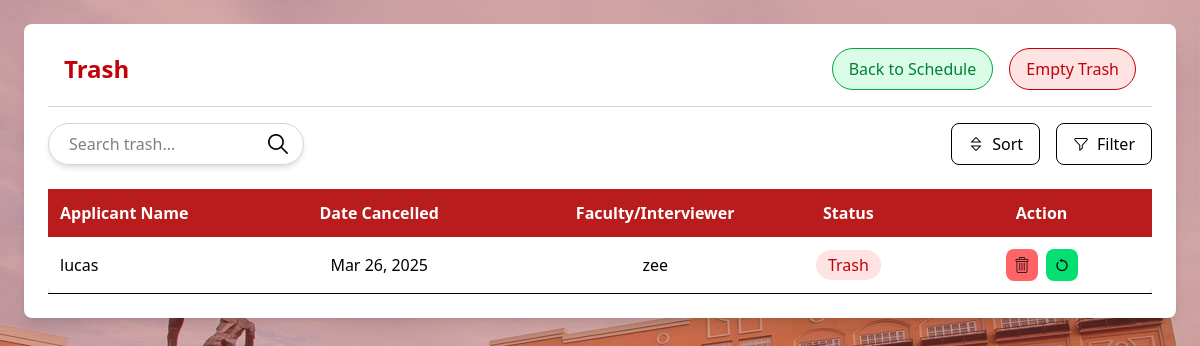
The app's page /trash.php with its own data.
### tables this page shows
CREATE TABLE `interviews` (
  `id` int(11) NOT NULL,
  `interviewer_id` int(11) NOT NULL,
  `applicant_id` int(11) NOT NULL,
  `scheduled_time` datetime NOT NULL,
  `status` enum('scheduled','cancelled','trash') DEFAULT 'scheduled',
  `program` int(11) NOT NULL,
  `created_at` timestamp NOT NULL DEFAULT current_timestamp(),
  `program_id` int(11) NOT NULL,
  `cancelled_date` date DEFAULT NULL,
  `meet_type` enum('Online','F2F') NOT NULL,
  `rating` int(11) NOT NULL,
  `feedback` varchar(255) NOT NULL DEFAULT 'Not Specified',
  `comments` varchar(250) NOT NULL
);

CREATE TABLE `applicants` (
  `id` int(11) NOT NULL,
  `name` varchar(100) NOT NULL,
  `email` varchar(100) NOT NULL,
  `program` varchar(255) NOT NULL
);

CREATE TABLE `interviewers` (
  `id` int(11) NOT NULL,
  `name` varchar(100) NOT NULL,
  `email` varchar(100) NOT NULL,
  `program_id` int(11) NOT NULL
);

### functions.php (called while the page is built, shortened)
<?php
function getInterviews($conn, $program = null, $status = 'scheduled', $search = '', $sort = 'date_desc') {
    $sql = "SELECT
                i.id,
                a.name AS applicant,
                p.name AS program,
                v.name AS interviewer,
                i.scheduled_time,
                i.status,
                i.cancelled_date
            FROM interviews i
            LEFT JOIN applicants a ON i.applicant_id = a.id
            LEFT JOIN interviewers v ON i.interviewer_id = v.id
            LEFT JOIN programs p ON i.program_id = p.id
            WHERE 1=1";
    $params = [];
    $types = "";
    if ($status) {
        $sql .= " AND i.status = ?";
        $params[] = $status;
        $types .= "s";
    }
    switch ($sort) {
        case 'date_desc':
        default:
            $sql .= " ORDER BY i.scheduled_time DESC";
            break;
    }
    $stmt = $conn->prepare($sql);
    if (!empty($params)) {
        $stmt->bind_param($types, ...$params);
    }
    $stmt->execute();
    return $stmt->get_result()->fetch_all(MYSQLI_ASSOC);
}
?>

### trash.php (the view, shortened to what this page needs)
<?php
require_once 'db.php';
require_once 'functions.php';
$selected_program = $_GET['program'] ?? null;
$sort = $_GET['sort'] ?? 'date_desc';
$search = $_GET['search'] ?? '';
$interviews = getInterviews($conn, $selected_program, 'trash', $search, $sort);
?>
<!DOCTYPE html>
<html lang="en">
<head>
    <link rel="stylesheet" href="style.css">
</head>
<body class="bg-gray-100 min-h-screen p-6" style="background-image: linear-gradient(rgba(173, 72, 65, 0.46),rgba(173, 72, 65, 0.46)), url('assets/plv.jpeg'); background-size: cover; background-position: center; background-repeat: no-repeat;">
<div class="half-w-6xl w-full bg-white p-6 shadow-lg rounded-lg">
    <header class="flex justify-between items-center border-b border-gray-300 pb-4 px-4 w-full max-w-[1200px] mx-auto">
    <h1 class="text-2xl font-bold text-red-700">Trash</h1>
    <div class="flex gap-4">
        <a href="index.php" class="px-4 py-2 bg-green-100 text-green-700 border border-green-600 rounded-full hover:bg-green-200 flex items-center justify-center gap-2">
            Back to Schedule
        </a>
        <?php if (!empty($interviews)): ?>
            <button id="emptyTrashBtn" class="px-4 py-2 bg-red-100 text-red-700 border border-red-600 rounded-full hover:bg-red-200 flex items-center justify-center gap-2">
                Empty Trash
            </button>
        <?php endif; ?>
    </div>
</header>
    <div class="flex flex-col sm:flex-row justify-between items-center mt-4 mb-6 gap-4">
        <form id="searchForm" method="GET" action="trash.php" class="flex items-center">
            <div class="relative rounded-full shadow-md">
                <input type="text" name="search" class="rounded-full border border-gray-300 py-2 pl-5 pr-10 focus:outline-none w-64" placeholder="Search trash..." value="<?= htmlspecialchars($search) ?>">
                <button type="submit" class="absolute right-0 top-0 h-full px-4 rounded-full bg-transparent hover:bg-gray-100 text-gray-600">
                    <img src="assets/search.png" alt="Search" class="w-5 h-5">
                </button>
            </div>
        </form>
        <div class="flex flex-col sm:flex-row justify-between items-center gap-4">
            <button id="sortBtn" class="border rounded-lg px-4 py-2 bg-white hover:bg-gray-100 flex items-center gap-2">
                <img src="assets/sort.png" alt="Sort" class="w-4 h-4">
                <span>Sort</span>
            </button>
            <button id="filterBtn" class="border rounded-lg px-4 py-2 bg-white hover:bg-gray-100 flex items-center gap-2">
                <img src="assets/filter.png" alt="Filter" class="w-4 h-4">
                <span>Filter</span>
            </button>
        </div>
    </div>
<div class="overflow-x-auto">
    <table class="w-full border-collapse bg-white shadow-md rounded-lg">
    <thead class="bg-red-700 text-white">
        <tr>
                <th class="p-3 text-left" width="15%">Applicant Name</th>
                <th class="p-3 text-center" width="30%">Date Cancelled</th>
                <th class="p-3 text-center" width="20%">Faculty/Interviewer</th>
                <th class="p-3 text-center" width="15%">Status</th>
                <th class="p-3 text-center" width="20%">Action</th>
            </tr>
        </thead>
        <tbody>
            <?php if (!empty($interviews)): ?>
                <?php foreach ($interviews as $interview): ?>
                    <tr class="border-b hover:bg-gray-100">
                        <td class="p-3 font-medium text-black-700"><?= htmlspecialchars($interview['applicant'] ?? 'N/A'); ?></td>
                        <td class="p-3 text-center">
                            <div class="flex flex-col items-center">
                                <span class="font-medium"><?= date('M d, Y', strtotime($interview['cancelled_date'] ?? 'now')); ?></span>
                            </div>
                        </td>
                        <td class="p-3 font-medium text-center">
                            <span class="px-3 py-1 bg-green-50 text-black-800 rounded-full"><?= htmlspecialchars($interview['interviewer'] ?? 'N/A'); ?></span>
                        </td>
                        <td class="p-3 text-center">
                            <span class="px-3 py-1 rounded-full font-medium bg-red-100 text-red-700">
                                <?= ucfirst($interview['status'] ?? 'Unknown'); ?>
                            </span>
                        </td>
                        <td class="p-3">
                            <div class="flex justify-center space-x-2">
                                <button onclick="deleteInterview(<?= $interview['id']; ?>)" class="p-2 bg-red-400 text-white rounded-lg hover:bg-red-500 flex items-center justify-center">
                                    <img src="assets/delete.png" alt="Delete" title="Delete" class="w-4 h-4">
                                </button>
                                <button onclick="restoreInterview(<?= $interview['id']; ?>)" class="p-2 bg-green-400 text-white rounded-lg hover:bg-green-500 flex items-center justify-center">
                                    <img src="assets/restore.png" alt="Restore" title="Restore" class="w-4 h-4">
                                </button>
                            </div>
                        </td>
                    </tr>
                <?php endforeach; ?>
            <?php else: ?>
                <tr>
                    <td colspan="5" class="text-center text-gray-500 p-3">No interviews found in trash.</td>
                </tr>
            <?php endif; ?>
        </tbody>
    </table>
</div>
</body>
</html>

### trash.php (style rules this page uses)
thead { background-color: #b91c1c !important; }

### records on screen
interviews: applicant.name "lucas", cancelled_date "Mar 26, 2025", interviewer.name "zee", status "Trash"
